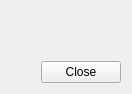
<?xml version="1.0" encoding="UTF-8"?>
<ui version="4.0">
 <class>LogViewer::CServiceLogViewerDlg</class>
 <widget class="QWidget" name="LogViewer::CServiceLogViewerDlg">
  <property name="geometry">
   <rect>
    <x>0</x>
    <y>0</y>
    <width>132</width>
    <height>94</height>
   </rect>
  </property>
  <property name="windowTitle">
   <string>Form</string>
  </property>
  <layout class="QGridLayout" name="gridLayout">
   <item row="0" column="0">
    <layout class="QVBoxLayout" name="verticalLayout">
     <item>
      <widget class="MainMenu::CScrollTable" name="widget" native="true"/>
     </item>
     <item>
      <spacer name="verticalSpacer">
       <property name="orientation">
        <enum>Qt::Vertical</enum>
       </property>
       <property name="sizeHint" stdset="0">
        <size>
         <width>20</width>
         <height>13</height>
        </size>
       </property>
      </spacer>
     </item>
     <item>
      <layout class="QHBoxLayout" name="horizontalLayout">
       <item>
        <spacer name="horizontalSpacer">
         <property name="orientation">
          <enum>Qt::Horizontal</enum>
         </property>
         <property name="sizeHint" stdset="0">
          <size>
           <width>13</width>
           <height>20</height>
          </size>
         </property>
        </spacer>
       </item>
       <item>
        <widget class="QPushButton" name="closeBtn">
         <property name="text">
          <string>Close</string>
         </property>
        </widget>
       </item>
      </layout>
     </item>
    </layout>
   </item>
  </layout>
 </widget>
 <customwidgets>
  <customwidget>
   <class>MainMenu::CScrollTable</class>
   <extends>QWidget</extends>
   <header>MainMenu/Include/ScrollTable.h</header>
   <container>1</container>
  </customwidget>
 </customwidgets>
 <resources/>
 <connections/>
</ui>
